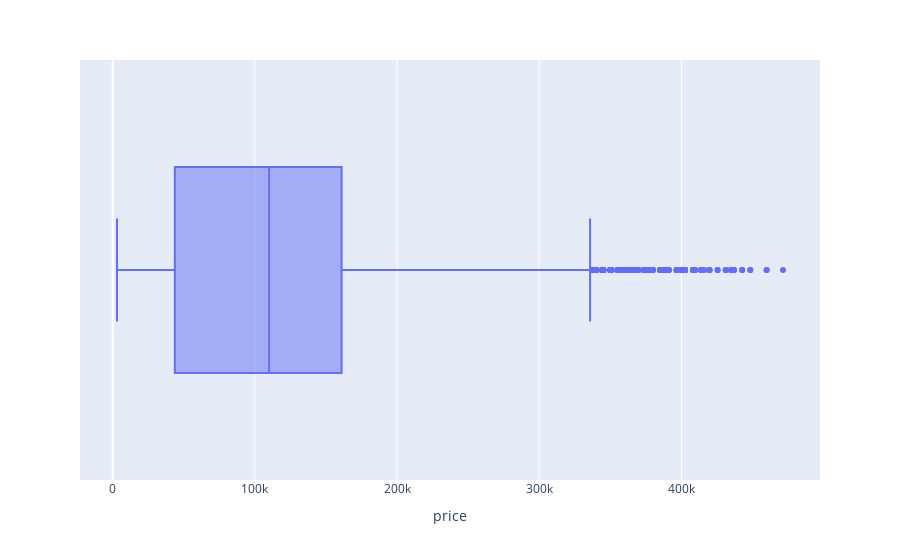

The notebook cell saved with this chart:
### Code cell
#The code generates a box plot to display the distribution, median, and potential outliers in the 'Price' column.
px.box(df_EDA , x = 'price')

### Figure 1 — Plotly figure (JSON) as saved in the notebook; plotly's stock layout.template omitted (floating-point values rounded to 4 significant figures; data arrays with more than 128 entries replaced by an {"elided": "..."} marker saying what was removed)
{"data": [{"alignmentgroup": "True", "hovertemplate": "price=%{x}<extra></extra>", "legendgroup": "", "marker": {"color": "#636efa"}, "name": "", "notched": false, "offsetgroup": "", "orientation": "h", "showlegend": false, "type": "box", "x": {"elided": "14740 float values"}, "x0": " ", "xaxis": "x", "y0": " ", "yaxis": "y"}], "layout": {"boxmode": "group", "legend": {"tracegroupgap": 0}, "margin": {"t": 60}, "xaxis": {"anchor": "y", "domain": [0, 1], "title": {"text": "price"}}, "yaxis": {"anchor": "x", "domain": [0, 1]}}}
